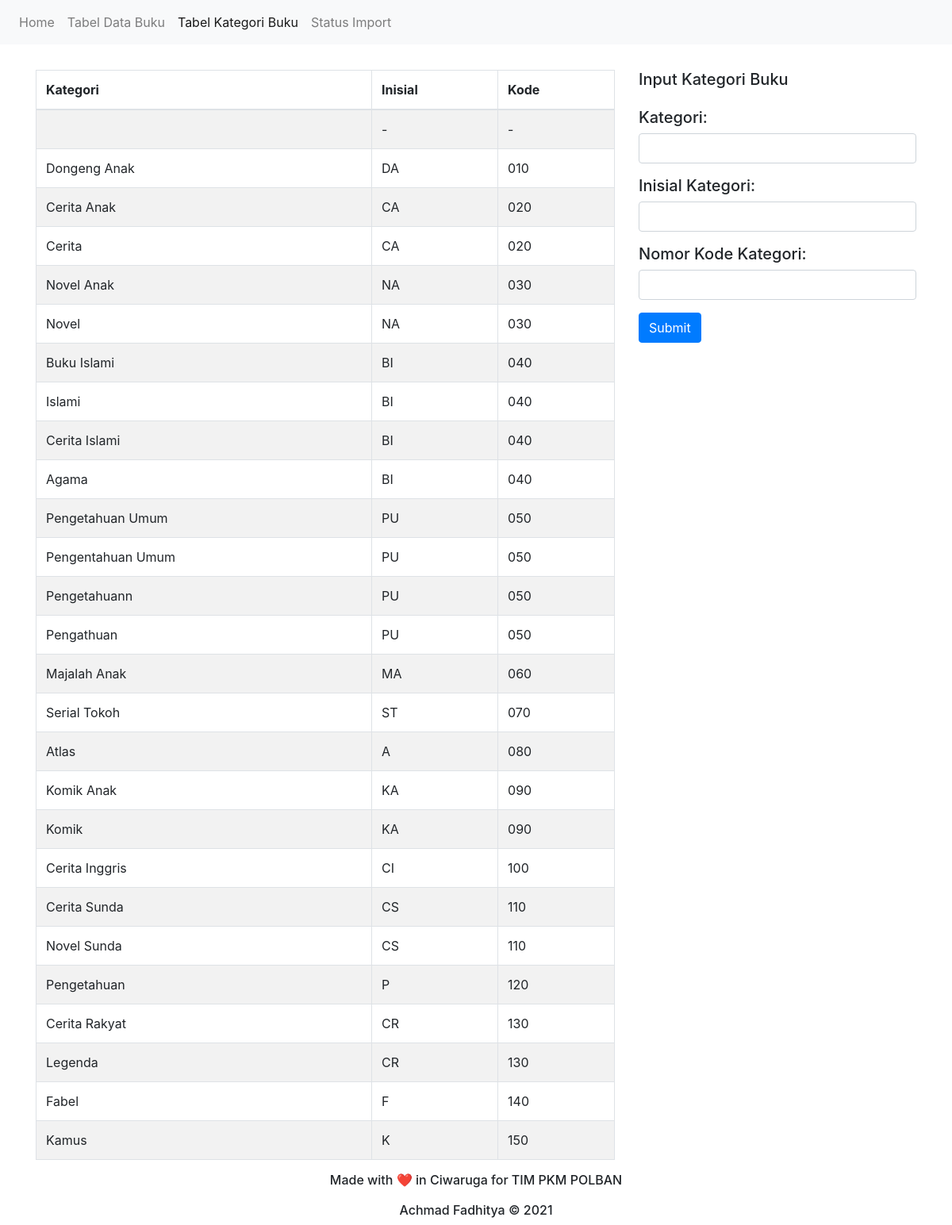
The page /kategori-buku.php on the database its author committed.
### tables this page shows
CREATE TABLE `kode_buku` (
  `id` int(11) NOT NULL,
  `kategori` varchar(255) NOT NULL,
  `inisial_kode_buku` varchar(255) NOT NULL,
  `nomor_kode_buku` varchar(255) NOT NULL
);

### kategori-buku.php (the view, shortened to what this page needs)
<!DOCTYPE html>
<html>
<head>
    <link rel="stylesheet" href="https://stackpath.bootstrapcdn.com/bootstrap/4.5.2/css/bootstrap.min.css">
</head>
<body>
  <?php
    include('connection.php');
    $idPage = 3;
    $sql = "SELECT * FROM kode_buku ORDER BY nomor_kode_buku ASC";
    $result = $conn->query($sql);
    if ($result->num_rows > 0) {
  ?>
  <?php include 'navbar.php';?>
<div class="container" style="margin-top:2rem;">
<div class="row">
  <div class="col-8">
  <table class="table table-bordered table-striped" border="1">
    <thead>
      <tr>
        <th>Kategori</th>
        <th>Inisial</th>
        <th>Kode</th>
      </tr>
    </thead>
    <tbody>
      <?php while($row = $result->fetch_assoc()) { ?>
        <tr>
          <td> <?php echo $row["kategori"]; ?></td>
          <td> <?php echo $row["inisial_kode_buku"];?></td>
          <td> <?php echo $row["nomor_kode_buku"];?></td>
        </tr>
      <?php } ?>
    </tbody>
  </table>
</div>
  <?php
  } else {
        echo "0 results";
    }
  ?>
  <div class="col-4">
  <h5>Input Kategori Buku</h><br><br>
  <form action="insert-kategori.php" method="post">
    <div class="form-group">
    <label for="kategori">Kategori: </label>
    <input type="text" class="form-control" id="kategori" name="kategori">
  </div>
  <div class="form-group">
    <label for="inisial_kode_buku">Inisial Kategori: </label>
    <input type="text" class="form-control" id="inisial_kode_buku" name="inisial_kode_buku" >
  </div>
  <div class="form-group">
    <label for="nomor_kode_buku">Nomor Kode Kategori: </label>
    <input type="text" class="form-control" id="nomor_kode_buku" name="nomor_kode_buku" >
  </div>
  <button type="submit" class="btn btn-primary">Submit</button>
  </form>
</div>
</div>
</div>
</body>
<?php include 'footer.php';?>
</html>

### navbar.php (shortened to what this page needs)
<nav class="navbar navbar-expand-lg navbar-light bg-light">
  <div class="collapse navbar-collapse" id="navbarSupportedContent">
    <ul class="navbar-nav mr-auto">
      <li class="nav-item <?php if ((isset($idPage) ? $idPage : null) == 1) { echo "active";}?>">
        <a class="nav-link" href="index.php">Home <?php if (isset($idPage) == 1) { echo "<span class=\"sr-only\">(current)</span>"; }?></a>
      </li>
      <li class="nav-item <?php if ((isset($idPage) ? $idPage : null) == 2) { echo "active";}?>">
        <a class="nav-link" href="data-buku.php">Tabel Data Buku <?php if (isset($idPage) == 2) { echo "<span class=\"sr-only\">(current)</span>"; }?></a>
      </li>
      <li class="nav-item <?php if ((isset($idPage) ? $idPage : null) == 3) { echo "active";}?>"">
        <a class="nav-link" href="kategori-buku.php">Tabel Kategori Buku <?php if (isset($idPage) == 3) { echo "<span class=\"sr-only\">(current)</span>"; }?></a>
      </li>
      <li class="nav-item <?php if ((isset($idPage) ? $idPage : null) == 4) { echo "active";}?>"">
        <a class="nav-link" href="status-import.php">Status Import <?php if (isset($idPage) == 4) { echo "<span class=\"sr-only\">(current)</span>"; }?></a>
      </li>
    </ul>
  </div>
</nav>

### footer.php
<footer >
  <div class="container isi-footer">
      <h6 class="text-center font-bold text-footer-custom">Made with ❤️ in Ciwaruga for TIM PKM POLBAN <br><br> Achmad Fadhitya &copy; <?php echo date("Y")?>  </h>
  </div>
</footer>

### rows shown on the page
kode_buku: inisial_kode_buku "-", nomor_kode_buku "-"
kode_buku: kategori "Dongeng Anak", inisial_kode_buku "DA", nomor_kode_buku "010"
kode_buku: kategori "Cerita Anak", inisial_kode_buku "CA", nomor_kode_buku "020"
kode_buku: kategori "Cerita", inisial_kode_buku "CA", nomor_kode_buku "020"
kode_buku: kategori "Novel Anak", inisial_kode_buku "NA", nomor_kode_buku "030"
kode_buku: kategori "Novel", inisial_kode_buku "NA", nomor_kode_buku "030"
kode_buku: kategori "Buku Islami", inisial_kode_buku "BI", nomor_kode_buku "040"
kode_buku: kategori "Islami", inisial_kode_buku "BI", nomor_kode_buku "040"
kode_buku: kategori "Cerita Islami", inisial_kode_buku "BI", nomor_kode_buku "040"
kode_buku: kategori "Agama", inisial_kode_buku "BI", nomor_kode_buku "040"
kode_buku: kategori "Pengetahuan Umum", inisial_kode_buku "PU", nomor_kode_buku "050"
kode_buku: kategori "Pengentahuan Umum", inisial_kode_buku "PU", nomor_kode_buku "050"
kode_buku: kategori "Pengetahuann", inisial_kode_buku "PU", nomor_kode_buku "050"
kode_buku: kategori "Pengathuan", inisial_kode_buku "PU", nomor_kode_buku "050"
kode_buku: kategori "Majalah Anak", inisial_kode_buku "MA", nomor_kode_buku "060"
kode_buku: kategori "Serial Tokoh", inisial_kode_buku "ST", nomor_kode_buku "070"
kode_buku: kategori "Atlas", inisial_kode_buku "A", nomor_kode_buku "080"
kode_buku: kategori "Komik Anak", inisial_kode_buku "KA", nomor_kode_buku "090"
kode_buku: kategori "Komik", inisial_kode_buku "KA", nomor_kode_buku "090"
kode_buku: kategori "Cerita Inggris", inisial_kode_buku "CI", nomor_kode_buku "100"
kode_buku: kategori "Cerita Sunda", inisial_kode_buku "CS", nomor_kode_buku "110"
kode_buku: kategori "Novel Sunda", inisial_kode_buku "CS", nomor_kode_buku "110"
kode_buku: kategori "Pengetahuan", inisial_kode_buku "P", nomor_kode_buku "120"
kode_buku: kategori "Cerita Rakyat", inisial_kode_buku "CR", nomor_kode_buku "130"
kode_buku: kategori "Legenda", inisial_kode_buku "CR", nomor_kode_buku "130"
kode_buku: kategori "Fabel", inisial_kode_buku "F", nomor_kode_buku "140"
kode_buku: kategori "Kamus", inisial_kode_buku "K", nomor_kode_buku "150"
